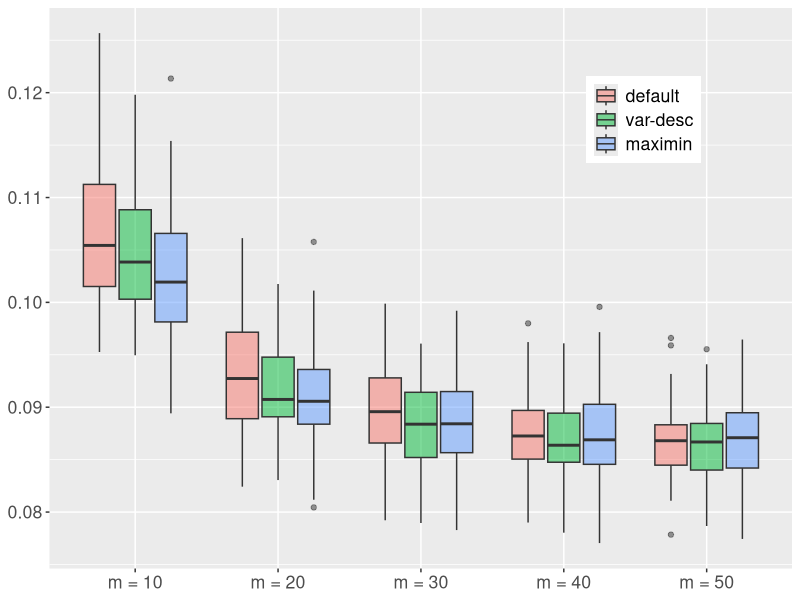
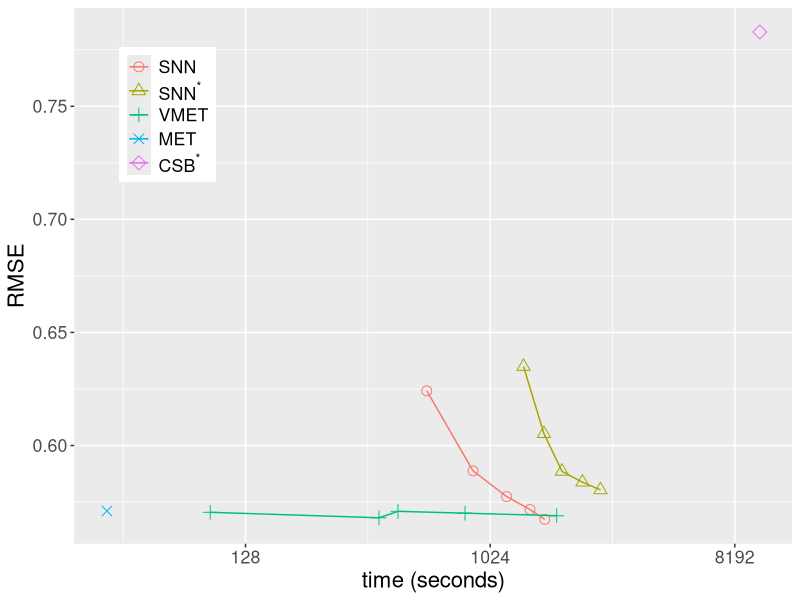
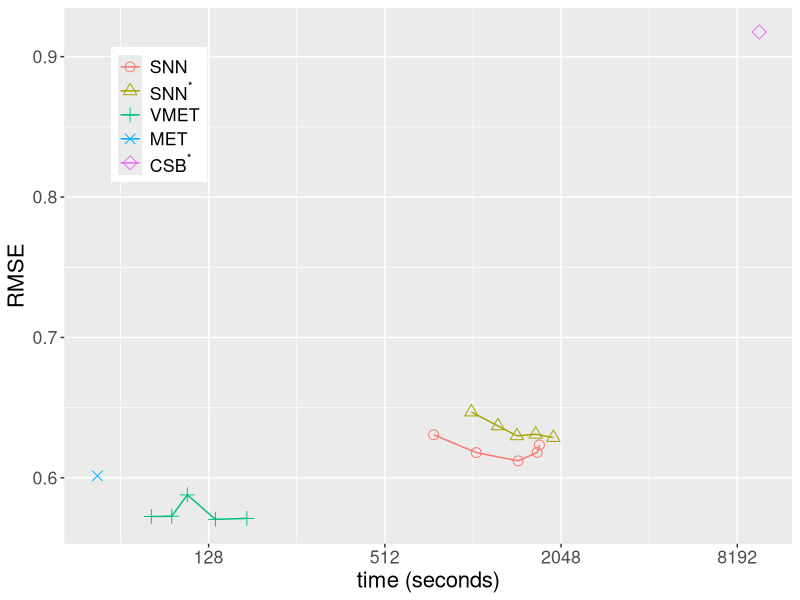
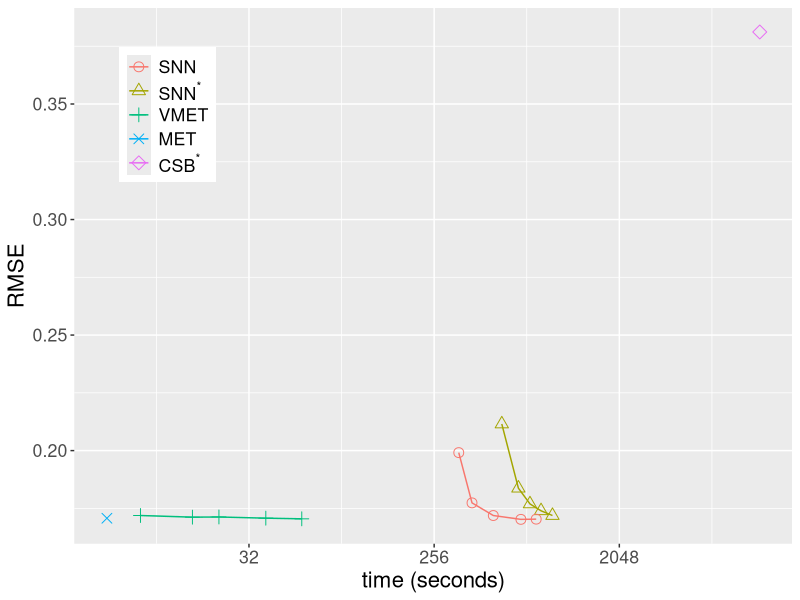
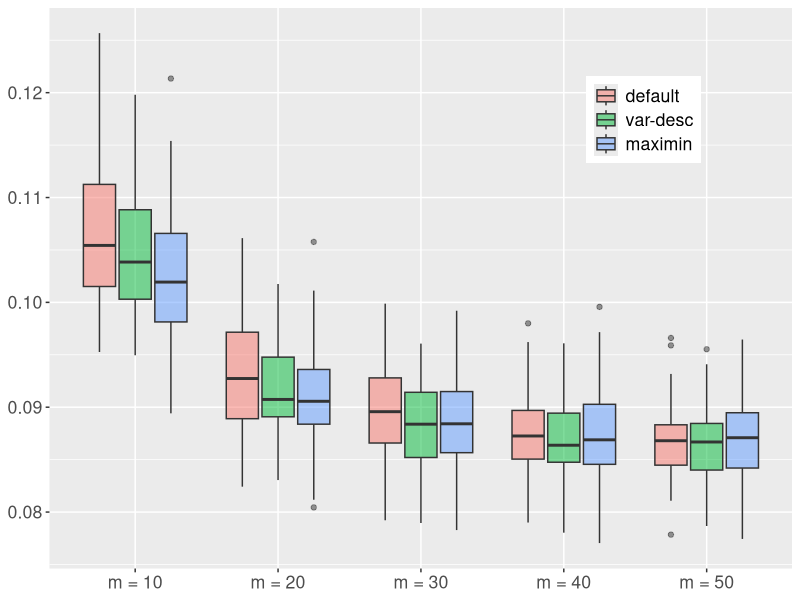

The R source for these figures, in order:
library(ggplot2)
library(scales)
library(dplyr)
library(tidyr)

m_cmp_rslt <- read.table("m_cmp.csv", header = FALSE, sep = ",")
mtd_cmp_rslt <- read.table("mtd_cmp.csv", header = FALSE, sep = ",")
colnames(m_cmp_rslt) <- c("scenario", "m", "score", "method", "cov_kernel", "value")
colnames(mtd_cmp_rslt) <- c("scenario", "score", "method", "cov_kernel", "value")
mtd_cmp_rslt$m <- NA
mtd_cmp_rslt$m[mtd_cmp_rslt$method == "SNN"] <- 30
mtd_cmp_rslt$m[mtd_cmp_rslt$method == "SNN_order_maximin"] <- 30
mtd_cmp_rslt$m[mtd_cmp_rslt$method == "VT"] <- 30
mtd_cmp_rslt <- mtd_cmp_rslt[c(1, 6, 2, 3, 4, 5)]
all_rslt <- rbind(m_cmp_rslt, mtd_cmp_rslt)
all_rslt <- all_rslt[!all_rslt$method == "SNN_order_ascd", ] # remove order_ascd
all_rslt$submethod <- all_rslt$method
ind_SNN <- which(all_rslt$method %in% c("SNN", "SNN_order_desc", "SNN_order_maximin"))
all_rslt$submethod[ind_SNN] <- paste0(
  "SNN",
  "[", all_rslt$m[ind_SNN], "]_",
  all_rslt$cov_kernel[ind_SNN]
)
ind_VT <- which(all_rslt$method == "VT")
all_rslt$submethod[ind_VT] <- paste0(
  "VMET",
  "[", all_rslt$m[ind_VT], "]_",
  all_rslt$cov_kernel[ind_VT]
)
ind_TN <- which(all_rslt$method == "TN")
all_rslt$submethod[ind_TN] <- "MET"
ind_CB <- which(all_rslt$method == "CB")
all_rslt$submethod[ind_CB] <- "CSB"

m_vec <- sort(unique(m_cmp_rslt$m))
m_length <- length(m_vec)

# comparison between SNN and others ---------------------------------------
score_chosen <- "RMSE"
order <- "maximin" # "maximin" # scenario 1 and 2 do not have desc ordering results
if (is.null(order)) {
  mtd_vec <- c("CB", "SNN", "VT", "TN")
} else {
  mtd_vec <- c("CB", paste0("SNN", "_order_", order), "VT", "TN")
}
for (scenario_chosen in sort(unique(m_cmp_rslt$scenario))) {
  subset_score <- all_rslt %>%
    filter(
      score == score_chosen & scenario == scenario_chosen & method %in% mtd_vec
    ) %>%
    group_by(submethod, score) %>%
    summarise(value_avg = mean(value))
  subset_time <- all_rslt %>%
    filter(
      score == "time" & scenario == scenario_chosen & method %in% mtd_vec
    ) %>%
    group_by(submethod, score) %>%
    summarise(value_avg = mean(value))
  subset <- subset_score %>%
    left_join(
      subset_time,
      by = "submethod"
    ) %>%
    rename(score = score.x, value = value_avg.x, time = value_avg.y) %>%
    select(!score.y)

  subset <- subset %>% mutate(submethod = ifelse(
    grepl("SNN.*_known", submethod),
    "SNN", submethod
  ))
  subset <- subset %>% mutate(submethod = ifelse(
    grepl("SNN.*_unknown", submethod),
    "SNN_unknown", submethod
  ))
  subset <- subset %>% mutate(submethod = ifelse(
    grepl("VMET.*_known", submethod),
    "VMET", submethod
  ))
  subset$submethod <- factor(subset$submethod, levels = c(
    "SNN", "SNN_unknown", "VMET", "MET", "CSB"
  ))

  ggplot(data = subset, mapping = aes(x = time, y = value)) +
    geom_point(mapping = aes(colour = submethod, shape = submethod), size = 3) +
    geom_line(mapping = aes(group = submethod, colour = submethod)) +
    scale_y_continuous(
      name = score_chosen
    ) +
    scale_x_continuous(
      name = "time (seconds)", trans = "log2"
    ) +
    scale_color_manual(labels = c(
      expression("SNN"),
      expression(SNN^"*"),
      expression("VMET"),
      expression("MET"),
      expression(CSB^"*")
    ), values = hue_pal()(5)) +
    scale_shape_manual(values = 1:5, labels = c(
      expression("SNN"),
      expression(SNN^"*"),
      expression("VMET"),
      expression("MET"),
      expression(CSB^"*")
    )) +
    # ggtitle(paste("Scenario", prob_ind)) +
    theme(
      text = element_text(size = 16),
      legend.title = element_blank(),
      plot.title = element_text(hjust = 0.5),
      legend.position = c(0.13, 0.8)
    )
  if (is.null(order)) {
    order_ID <- 0
  } else if (order == "desc") {
    order_ID <- 1
  } else if (order == "maximin") {
    order_ID <- 2
  } else {
    stop("Wrong order name\n")
  }
  ggsave(
    paste0(
      "plots/performance_plot_scene_", scenario_chosen, "_", score_chosen,
      "_order_", order_ID, ".pdf"
    ),
    width = 5.5,
    height = 5
  )
}

# comparison of different orderings using SNN --------------------------------
score_chosen <- "CRPS"
mtd_vec <- c("SNN", "SNN_order_desc", "SNN_order_maximin")
scenario_chosen <- 3

subset_mask <- all_rslt$score == score_chosen & all_rslt$scenario == scenario_chosen &
  all_rslt$method %in% mtd_vec
subset_rslt <- all_rslt[subset_mask, , drop = FALSE]
subset_rslt$method <- factor(subset_rslt$method,
  levels = c("SNN", "SNN_order_desc", "SNN_order_maximin")
)
subset_rslt$m <- factor(subset_rslt$m, levels = sort(unique(subset_rslt$m)))
ggplot(data = subset_rslt, mapping = aes(x = m, y = value)) +
  geom_boxplot(mapping = aes(fill = method), alpha = 0.5) +
  scale_y_continuous(name = score_chosen) +
  scale_x_discrete(labels = paste0("m = ", unique(subset_rslt$m))) +
  scale_fill_discrete(labels = c("default", "var-desc", "maximin")) +
  theme(
    legend.title = element_blank(),
    text = element_text(size = 16),
    legend.position = c(0.8, 0.8),
    axis.title.x = element_blank(),
    axis.title.y = element_blank()
  )
ggsave(
  paste0("plots/order_compare_scene_", scenario_chosen, "_", score_chosen, ".pdf"),
  width = 5,
  height = 5
)
